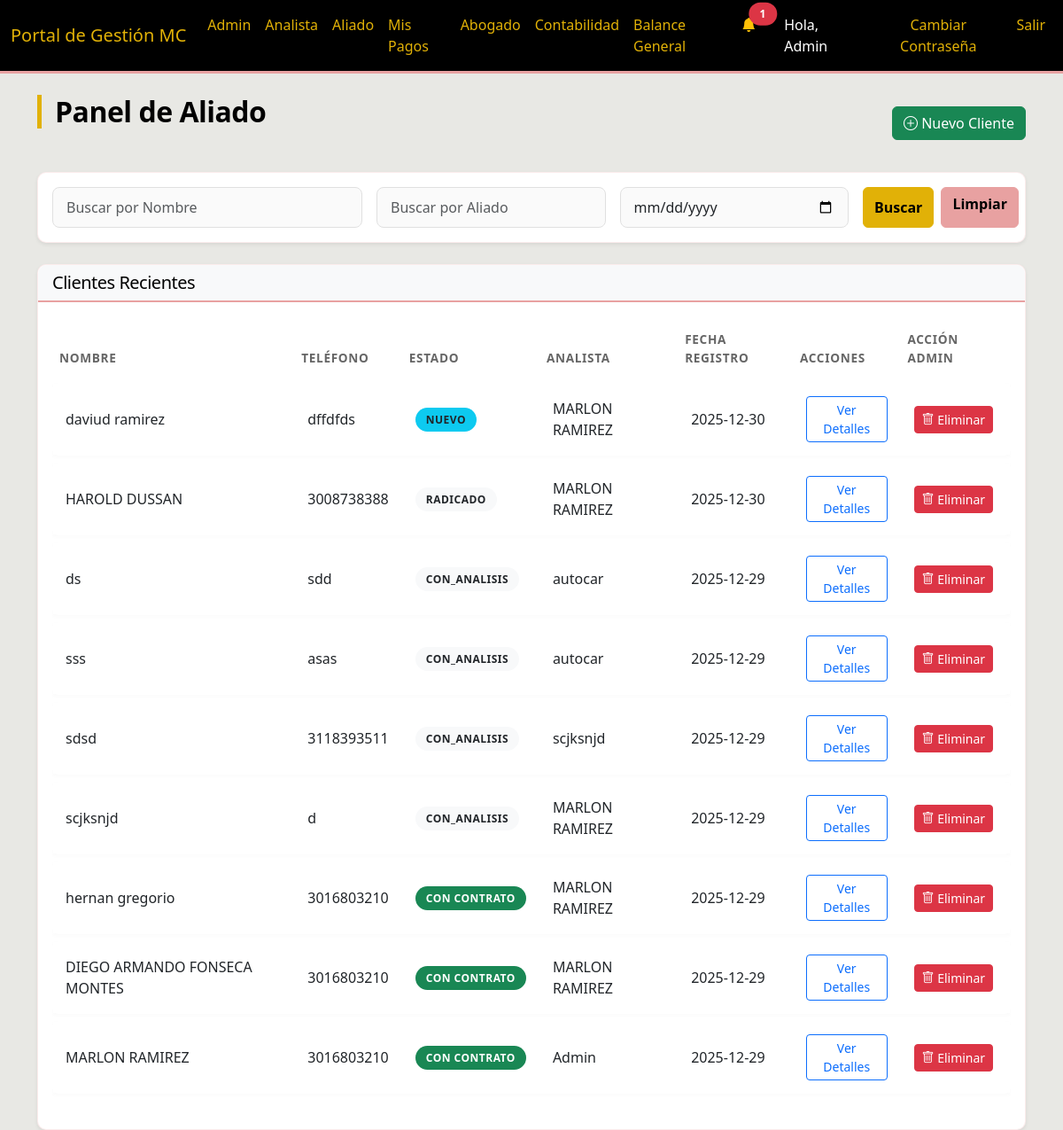
/aliados (signed in), run on an earlier commit of the app's database.
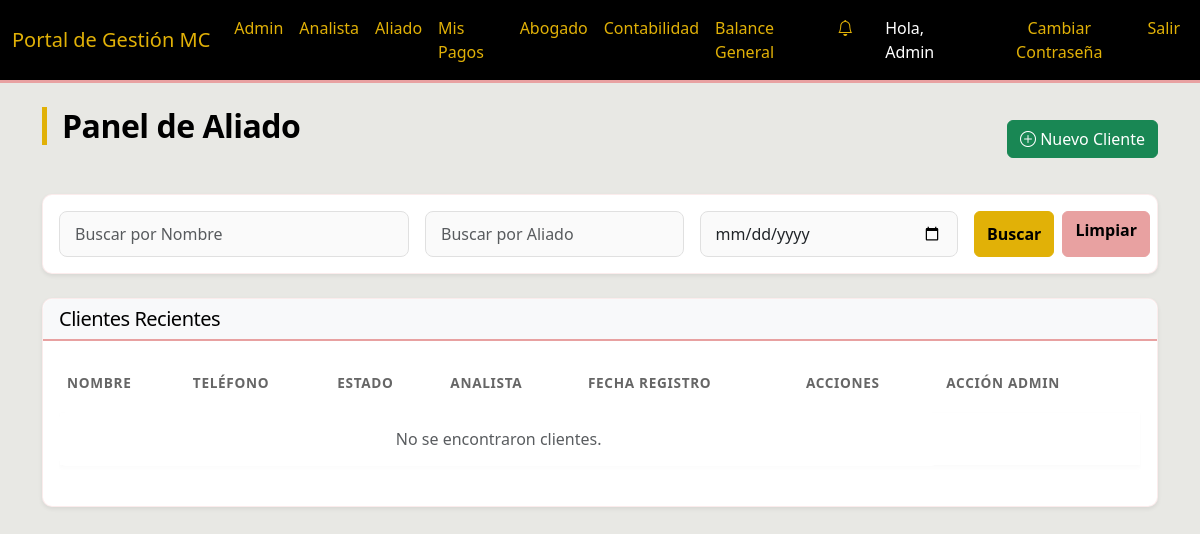
And on a later commit of the database.
### models.py (models this page shows)
class Client(db.Model):
    id = db.Column(db.Integer, primary_key=True)
    nombre = db.Column(db.String(100))
    tipo_id = db.Column(db.String(20))
    numero_id = db.Column(db.String(20))
    contract_number = db.Column(db.String(50), nullable=True, unique=True)
    telefono = db.Column(db.String(20), nullable=False)
    email = db.Column(db.String(120))
    ciudad = db.Column(db.String(50))
    motivo_consulta = db.Column(db.Text)
    estado = db.Column(db.String(50), default=ClientStatus.NUEVO) # Use keys from ClientStatus
    analista_id = db.Column(db.Integer, db.ForeignKey('user.id'))
    abogado_id = db.Column(db.Integer, db.ForeignKey('user.id'))
    created_at = db.Column(db.DateTime, default=datetime.utcnow)
    conclusion_analisis = db.Column(db.Text) # New field for analysis conclusion
    last_status_update = db.Column(db.DateTime, default=datetime.utcnow) # New field for last status update
    login_user_id = db.Column(db.Integer, db.ForeignKey('user.id'), nullable=True) # Link to User
    analista = db.relationship('User', foreign_keys=[analista_id], backref='clientes_registrados')
    login_user = db.relationship('User', foreign_keys=[login_user_id], backref='client_profile')

class User(UserMixin, db.Model):
    id = db.Column(db.Integer, primary_key=True)
    nombre_completo = db.Column(db.String(100), nullable=False)
    telefono = db.Column(db.String(20))
    email = db.Column(db.String(120), unique=True, nullable=False)
    rol = db.Column(db.String(20), nullable=False)  # 'Admin', 'Analista', 'Abogado', 'Aliado'
    password = db.Column(db.String(200)) # Added password for auth
    payments = db.relationship('AllyPayment', backref='ally', lazy=True)

### routes/aliados.py (the view)
@aliados_bp.route('/aliados')
@login_required
def aliados_dashboard():
    if current_user.rol not in ['Aliado', 'Admin']:
        return redirect(url_for('main.index'))
    nombre = request.args.get('nombre')
    analista = request.args.get('analista')
    fecha = request.args.get('fecha')
    query = Client.query
    if current_user.rol == 'Aliado':
        query = query.filter(Client.analista_id == current_user.id)
    if nombre:
        query = query.filter(Client.nombre.ilike(f'%{nombre}%'))
    if analista: # This filter might be redundant for Aliado if they can only see theirs, but kept for Admin
        query = query.join(Client.analista).filter(User.nombre_completo.ilike(f'%{analista}%'))
    if fecha:
        query = query.filter(func.date(Client.created_at) == fecha)
    clients = query.order_by(Client.created_at.desc()).all()
    return render_template('aliados/dashboard.html',
                           clients=clients)

### app.py (called while the page is built)
@login_manager.user_loader
def load_user(user_id):
    return User.query.get(int(user_id))

### templates/aliados/dashboard.html (shortened to what the changed rows need)
{% extends "base.html" %}
{% block content %}
<div class="d-flex justify-content-between align-items-center mb-4">
    <h2>Panel de Aliado</h2>
</div>
<div class="card shadow-sm">
    <div class="card-body">
        <div class="table-responsive">
            <table class="table table-hover">
                <thead>
                    <tr>
                        <th>Nombre</th>
                        <th>Teléfono</th>
                        <th>Estado</th>
                        <th>Analista</th>
                        <th>Fecha Registro</th>
                        <th>Acciones</th>
                        {% if current_user.rol == 'Admin' %}
                        <th>Acción Admin</th>
                        {% endif %}
                    </tr>
                </thead>
                <tbody>
                    {% for client in clients %}
                    <tr>
                        <td>{{ client.nombre }}</td>
                        <td>{{ client.telefono }}</td>
                        <td>
                            {% if client.estado == 'Nuevo' %}
                            <span class="badge bg-info text-dark">Nuevo</span>
                            {% elif client.estado == 'Informacion_Incompleta' %}
                            <span class="badge bg-warning text-dark">Incompleto</span>
                            {% elif client.estado == 'Pendiente' %}
                            <span class="badge bg-secondary">Pendiente</span>
                            {% elif client.estado == 'Pendiente_Analisis' %}
                            <span class="badge bg-primary">Pendiente Análisis</span>
                            {% elif client.estado == 'Con_Contrato' %}
                            <span class="badge bg-success">Con Contrato</span>
                            {% else %}
                            <span class="badge bg-light text-dark">{{ client.estado }}</span>
                            {% endif %}
                        </td>
                        <td>{{ client.analista.nombre_completo if client.analista else '-' }}</td>
                        <td>{{ client.created_at.strftime('%Y-%m-%d') }}</td>
                        <td class="d-flex gap-1">
                            <a href="{{ url_for('main.client_detail', client_id=client.id) }}"
                                class="btn btn-sm btn-outline-primary">Ver Detalles</a>
                        </td>
                        {% if current_user.rol == 'Admin' %}
                        <td>
                            <form action="{{ url_for('admin.delete_client', client_id=client.id) }}" method="POST"
                                class="d-inline">
                                <button type="submit" class="btn btn-danger btn-sm"
                                    onclick="return confirm('¿ESTÁ SEGURO? Esta acción borrará al cliente y TODOS sus documentos, pagos e historial permanentemente.');">
                                    <i class="bi bi-trash"></i> Eliminar
                                </button>
                            </form>
                        </td>
                        {% endif %}
                    </tr>
                    {% else %}
                    <tr>
                        <td colspan="6" class="text-center text-muted">No se encontraron clientes.</td>
                    </tr>
                    {% endfor %}
                </tbody>
            </table>
        </div>
    </div>
</div>
{% endblock %}

### templates/base.html (shortened to what this page needs)
<!DOCTYPE html>
<html lang="es">
<head>
    <link href="https://cdn.jsdelivr.net/npm/bootstrap@5.3.0/dist/css/bootstrap.min.css" rel="stylesheet">
    <link href="https://cdn.jsdelivr.net/npm/bootstrap-icons@1.7.2/font/bootstrap-icons.css" rel="stylesheet">
    <link rel="stylesheet" href="{{ url_for('static', filename='css/style.css') }}">
</head>
<body>
    <nav class="navbar navbar-expand-lg navbar-dark bg-dark">
        <div class="container-fluid">
            <a class="navbar-brand" href="#">Portal de Gestión MC</a>
            <div class="collapse navbar-collapse" id="navbarNav">
                <ul class="navbar-nav me-auto">
                    {% if current_user.is_authenticated %}
                    {% if current_user.rol == 'Admin' %}
                    <li class="nav-item"><a class="nav-link" href="{{ url_for('admin.admin_dashboard') }}">Admin</a>
                    </li>
                    {% endif %}
                    {% if current_user.rol == 'Analista' or current_user.rol == 'Admin' %}
                    <li class="nav-item"><a class="nav-link"
                            href="{{ url_for('analyst.analyst_dashboard') }}">Analista</a>
                    </li>
                    {% endif %}
                    {% if current_user.rol == 'Aliado' or current_user.rol == 'Admin' %}
                    <li class="nav-item"><a class="nav-link"
                            href="{{ url_for('aliados.aliados_dashboard') }}">Aliado</a>
                    </li>
                    <li class="nav-item"><a class="nav-link" href="{{ url_for('aliados.mis_pagos') }}">Mis Pagos</a>
                    </li>
                    {% endif %}
                    {% if current_user.rol == 'Abogado' or current_user.rol == 'Admin' %}
                    <li class="nav-item"><a class="nav-link" href="{{ url_for('lawyer.lawyer_dashboard') }}">Abogado</a>
                    </li>
                    <li class="nav-item"><a class="nav-link"
                            href="{{ url_for('main.accounting_dashboard') }}">Contabilidad</a>
                    </li>
                    <li class="nav-item"><a class="nav-link" href="{{ url_for('main.balance_general') }}">Balance
                            General</a>
                    </li>
                    {% endif %}
                    {% endif %}
                </ul>
                <ul class="navbar-nav">
                    {% if current_user.is_authenticated %}
                    <li class="nav-item dropdown me-3">
                        <a class="nav-link position-relative" href="#" id="navbarDropdownNotifications" role="button"
                            data-bs-toggle="dropdown" aria-expanded="false">
                            <i class="bi bi-bell{% if unread_messages_count > 0 %}-fill text-warning{% endif %}"></i>
                            {% if unread_messages_count > 0 %}
                            <span
                                class="position-absolute top-10 start-100 translate-middle badge rounded-pill bg-danger">
                                {{ unread_messages_count }}
                            </span>
                            {% endif %}
                        </a>
                    </li>
                    <li class="nav-item"><span class="nav-link text-light">Hola, {{ current_user.nombre_completo
                            }}</span></li>
                    <li class="nav-item">
                        <button type="button" class="btn btn-link nav-link" data-bs-toggle="modal"
                            data-bs-target="#changePasswordModal">
                            Cambiar Contraseña
                        </button>
                    </li>
                    <li class="nav-item"><a class="nav-link" href="{{ url_for('auth.logout') }}">Salir</a></li>
                    {% else %}
                    <li class="nav-item"><a class="nav-link" href="{{ url_for('auth.login') }}">Ingresar</a></li>
                    {% endif %}
                </ul>
            </div>
        </div>
    </nav>
    <div class="container mt-4">
        {% block content %}{% endblock %}
    </div>
</body>
</html>

What changed in the data, as far as the page shows it:
removed Client: nombre "daviud ramirez", telefono "dffdfds", estado "NUEVO", analista "MARLON RAMIREZ", created_at "2025-12-30"
removed Client: nombre "HAROLD DUSSAN", telefono "3008738388", estado "RADICADO", analista "MARLON RAMIREZ", created_at "2025-12-30"
removed Client: nombre "ds", telefono "sdd", estado "CON_ANALISIS", analista "autocar", created_at "2025-12-29"
removed Client: nombre "sss", telefono "asas", estado "CON_ANALISIS", analista "autocar", created_at "2025-12-29"
removed Client: nombre "sdsd", telefono "3118393511", estado "CON_ANALISIS", analista "scjksnjd", created_at "2025-12-29"
removed Client: nombre "scjksnjd", telefono "d", estado "CON_ANALISIS", analista "MARLON RAMIREZ", created_at "2025-12-29"
removed Client: nombre "hernan gregorio", telefono "3016803210", estado "CON CONTRATO", analista "MARLON RAMIREZ", created_at "2025-12-29"
removed Client: nombre "DIEGO ARMANDO FONSECA MONTES", telefono "3016803210", estado "CON CONTRATO", analista "MARLON RAMIREZ", created_at "2025-12-29"
removed Client: nombre "MARLON RAMIREZ", telefono "3016803210", estado "CON CONTRATO", analista "Admin", created_at "2025-12-29"
Also different on the page:
{{ unread_messages_count }}: "1" → (not shown)
text now shown: "No se encontraron clientes."
